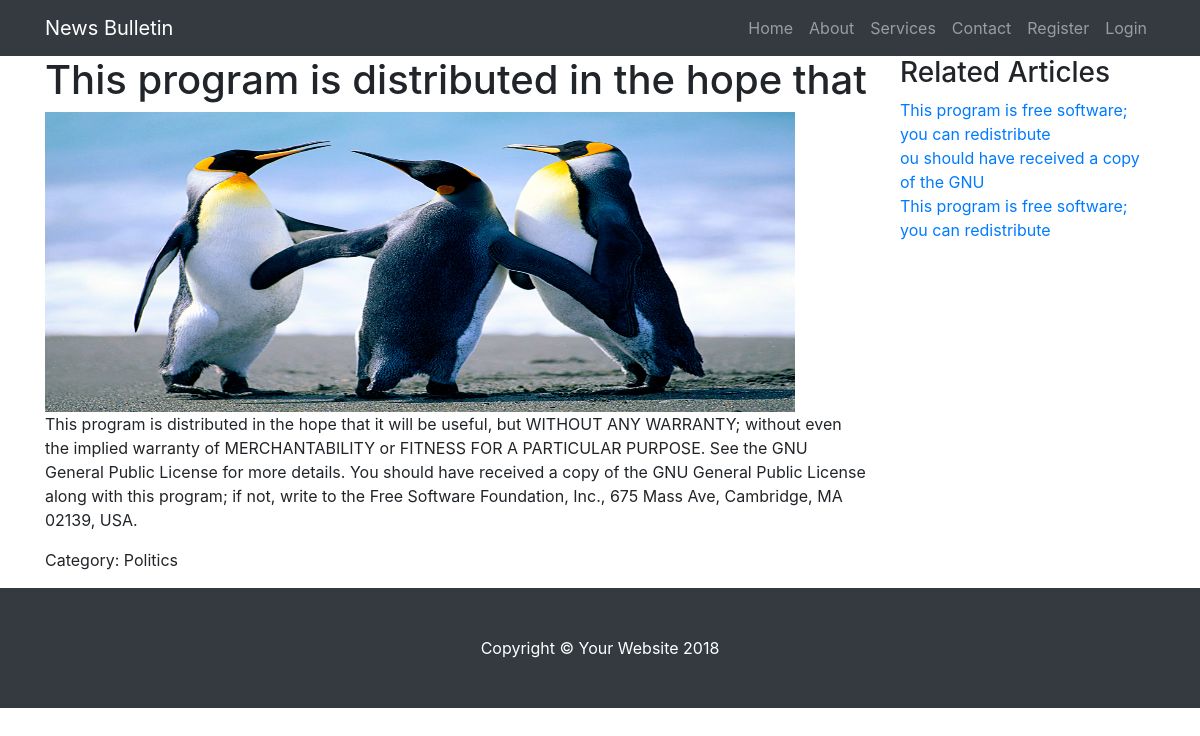
Page /news.php?nid=2 on the committed database.
### tables this page shows
CREATE TABLE `news` (
  `id` int(11) NOT NULL,
  `title` varchar(250) NOT NULL,
  `description` text NOT NULL,
  `category` varchar(250) NOT NULL,
  `filename` varchar(250) NOT NULL,
  `status` int(11) NOT NULL DEFAULT '1',
  `date` datetime NOT NULL DEFAULT CURRENT_TIMESTAMP,
  `ip` varchar(30) NOT NULL,
  `posted_by` int(11) NOT NULL
);

### news.php (the view)
<?php
include("header.php");
include("connect.php");
if(isset($_REQUEST['nid']))
{
$nid=$_REQUEST['nid'];
$result=mysqli_query($con,"select *from news where id=$nid");
if(mysqli_num_rows($result)>0)
{
	$row=mysqli_fetch_assoc($result);
?>
	<div class="container">
		<div class="row">
			<div class="col-md-9">
				<h1><?php echo $row['title']?></h1>
				<img width="750" height="300" src="articles/<?php echo $row['filename']?>">
				<p><?php echo $row['description']?></p>
				<p>Category: <?php echo $row['category']?></p>
			</div>
			<div class="col-md-3">
				<h3>Related Articles</h3>
				<?php
				$res=mysqli_query($con,"select id,title from news where id!=$nid")
				?>
				<ul class="nav">
					<?php
					while($rec=mysqli_fetch_assoc($res))
					{
						?>
							<li><a href="news.php?nid=<?php echo $rec['id']?>"><?php echo $rec['title']?></a></li>
						<?php
					}
					?>
				</ul>
			</div>
		</div>
	</div>
<?php
}
else
{
	echo "<h1>No Article Found</h1>";
}
}
else
{
	header("Location:index.php");
}
include("footer.php");
?>

### css/modern-business.css (style rules this page uses)
body { padding-top: 54px; }
@media (min-width: 992px) { body { padding-top: 56px; } }

### rows in the picture
news: title "This program is distributed in the hope that", filename (picture), description "This program is distributed in the hope that it will be useful, but WITHOUT ANY WARRANTY; without even the implied warranty of MERCHANTABILITY or FITNESS FOR A PARTICULAR PURPOSE. See the GNU General Public License for more details. You should have received a copy of the GNU General Public License along with this program; if not, write to the Free Software Foundation, Inc., 675 Mass Ave, Cambridge, MA 02139, USA.", category "Politics"
news: title "This program is free software; you can redistribute"
news: title "ou should have received a copy of the GNU"
news: title "This program is free software; you can redistribute"
